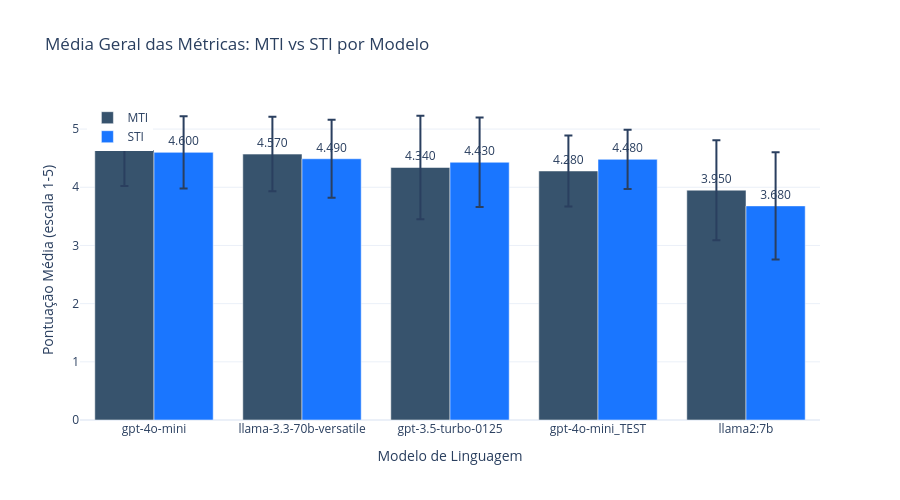

The cell this chart's notebook holds for it:
### Markdown cell above
## 3. Visualizações - Média Geral (Overall) por Modelo e Abordagem

Comparação das médias gerais (todas as métricas combinadas) entre MTI e STI para cada modelo.

### Code cell
# Filtrar dados da média geral
df_overall = df[df["metric"] == "Overall (Média Geral)"].copy()

# Ordenar por abordagem (MTI primeiro, depois STI) e depois por média
df_overall_sorted = df_overall.sort_values(["approach", "mean"], ascending=[False, False])

# Gráfico de barras agrupadas - Média Geral
fig = go.Figure()

# Adicionar barras MTI (primeiro)
df_mti = df_overall_sorted[df_overall_sorted["approach"] == "MTI"]
fig.add_trace(go.Bar(
    name="MTI",
    x=df_mti["model"],
    y=df_mti["mean"],
    error_y=dict(type='data', array=df_mti["std"]),
    marker_color='rgb(55, 83, 109)',
    text=[f'{val:.3f}' for val in df_mti["mean"]],
    textposition='outside',
))

# Adicionar barras STI (depois)
df_sti = df_overall_sorted[df_overall_sorted["approach"] == "STI"]
fig.add_trace(go.Bar(
    name="STI",
    x=df_sti["model"],
    y=df_sti["mean"],
    error_y=dict(type='data', array=df_sti["std"]),
    marker_color='rgb(26, 118, 255)',
    text=[f'{val:.3f}' for val in df_sti["mean"]],
    textposition='outside',
))

fig.update_layout(
    title="Média Geral das Métricas: MTI vs STI por Modelo",
    xaxis_title="Modelo de Linguagem",
    yaxis_title="Pontuação Média (escala 1-5)",
    barmode='group',
    height=500,
    yaxis=dict(range=[0, 5.5]),
    legend=dict(x=0.01, y=0.99),
    template="plotly_white"
)

fig.show()

### Figure 1 — Plotly figure (JSON) as saved in the notebook; plotly's stock layout.template omitted (floating-point values rounded to 4 significant figures)
{"data": [{"error_y": {"array": [0.62, 0.64, 0.89, 0.61, 0.86], "type": "data"}, "marker": {"color": "rgb(55, 83, 109)"}, "name": "MTI", "text": ["4.640", "4.570", "4.340", "4.280", "3.950"], "textposition": "outside", "type": "bar", "x": ["gpt-4o-mini", "llama-3.3-70b-versatile", "gpt-3.5-turbo-0125", "gpt-4o-mini_TEST", "llama2:7b"], "y": [4.64, 4.57, 4.34, 4.28, 3.95]}, {"error_y": {"array": [0.62, 0.67, 0.51, 0.77, 0.92], "type": "data"}, "marker": {"color": "rgb(26, 118, 255)"}, "name": "STI", "text": ["4.600", "4.490", "4.480", "4.430", "3.680"], "textposition": "outside", "type": "bar", "x": ["gpt-4o-mini", "llama-3.3-70b-versatile", "gpt-4o-mini_TEST", "gpt-3.5-turbo-0125", "llama2:7b"], "y": [4.6, 4.49, 4.48, 4.43, 3.68]}], "layout": {"barmode": "group", "height": 500, "legend": {"x": 0.01, "y": 0.99}, "title": {"text": "Média Geral das Métricas: MTI vs STI por Modelo"}, "xaxis": {"title": {"text": "Modelo de Linguagem"}}, "yaxis": {"range": [0, 5.5], "title": {"text": "Pontuação Média (escala 1-5)"}}}}
